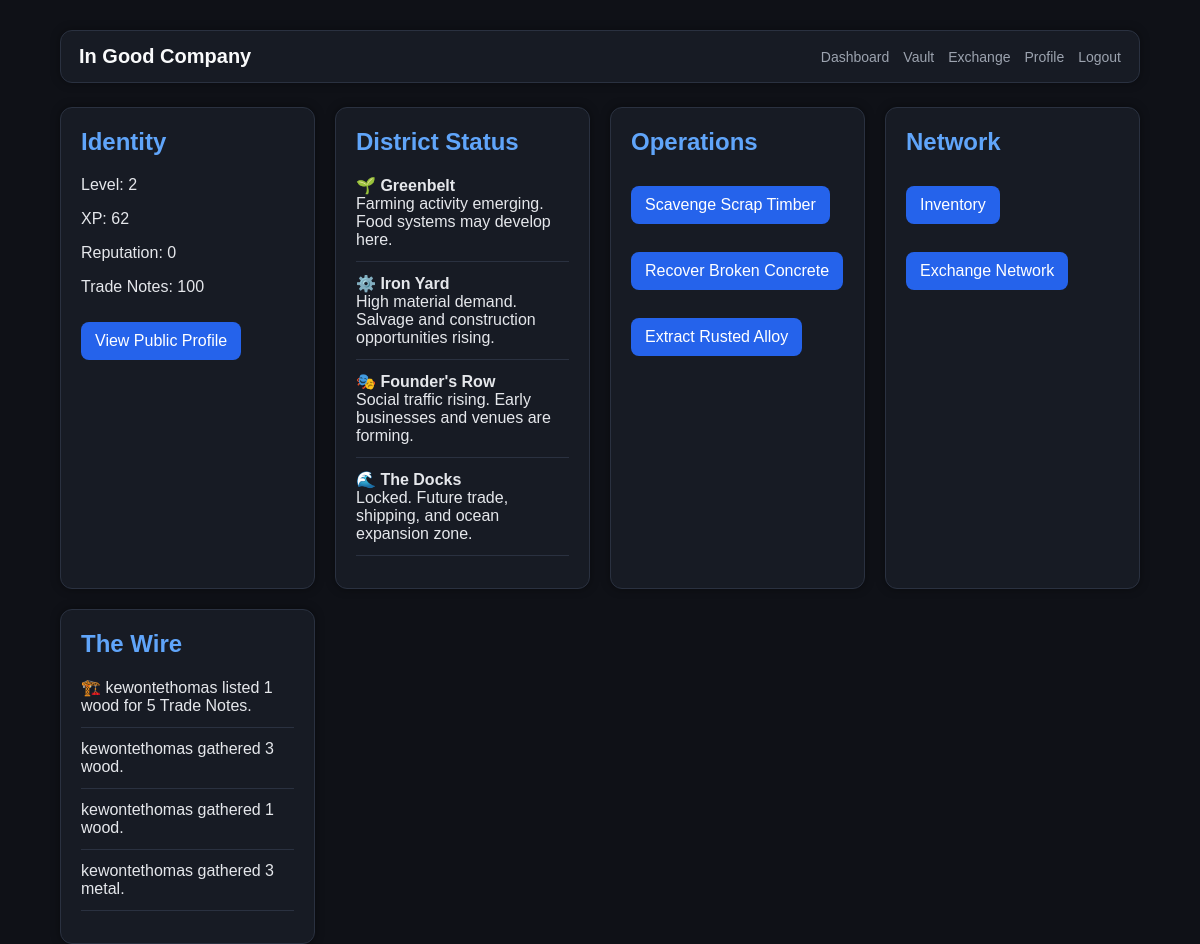
Page /dashboard (signed in) on the earlier database version.
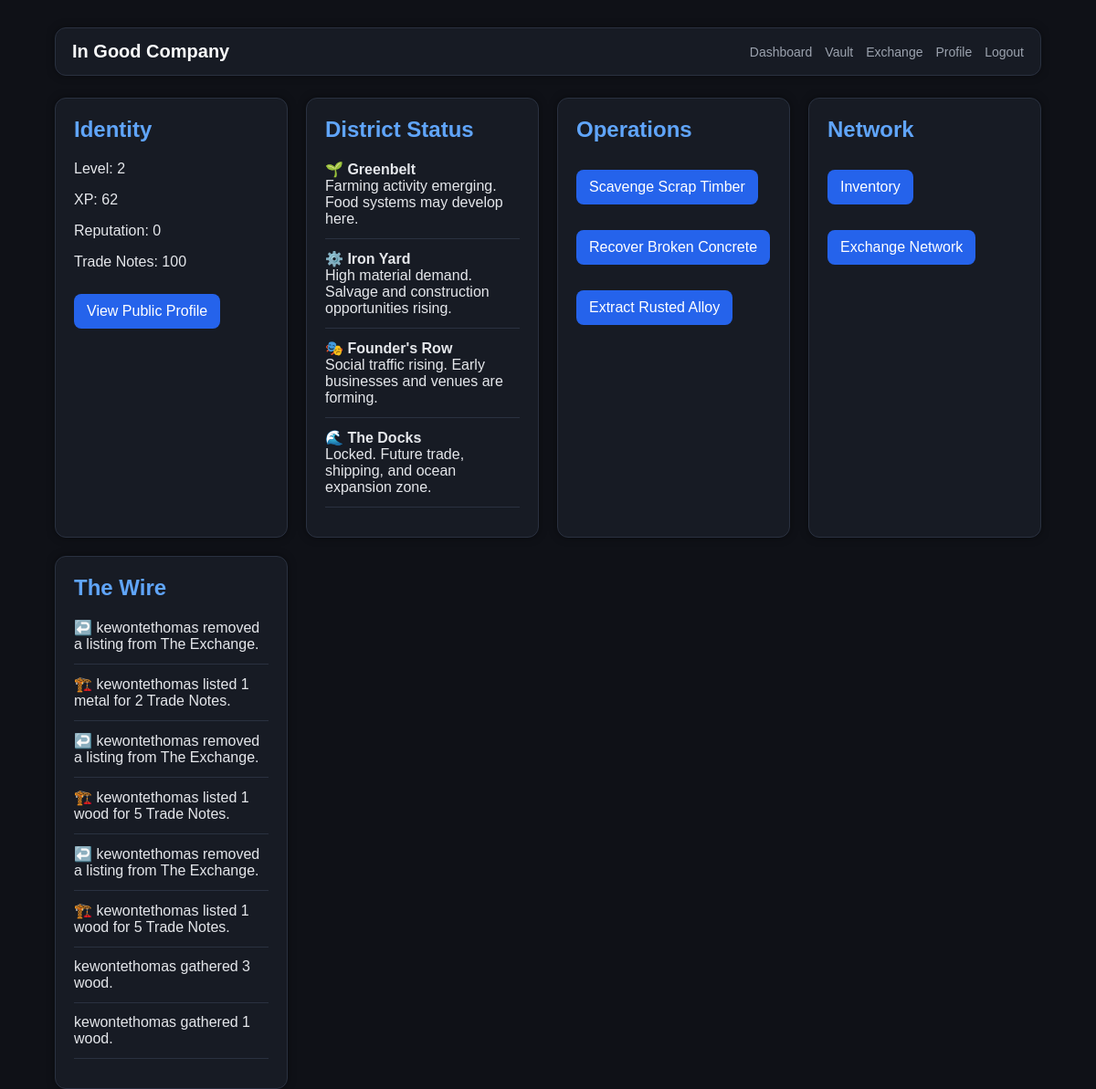
Same page on the later database version.
### models/user.py (models this page shows)
class User(UserMixin, db.Model):
    id = db.Column(db.Integer, primary_key=True)
    username = db.Column(db.String(80), unique=True, nullable=False)
    password_hash = db.Column(db.String(255), nullable=False)
    coins = db.Column(db.Integer, default=100)
    xp = db.Column(db.Integer, default=0)
    level = db.Column(db.Integer, default=1)
    reputation = db.Column(db.Integer, default=0)
    last_gather_time = db.Column(db.DateTime, nullable=True)

### models/world_event.py (models this page shows)
class WorldEvent(db.Model):
    id = db.Column(db.Integer, primary_key=True)
    message = db.Column(
        db.String(255),
        nullable=False
    )
    created_at = db.Column(
        db.DateTime,
        server_default=db.func.now()
    )

### app.py (the view)
@app.route("/dashboard")
@login_required
def dashboard():
    events = WorldEvent.query.order_by(
        WorldEvent.created_at.desc()
    ).limit(8).all()
    return render_template(
        "dashboard.html",
        user=current_user,
        events=events
    )

### app.py (called while the page is built)
@login_manager.user_loader
def load_user(user_id):
    return User.query.get(int(user_id))

### templates/dashboard.html (shortened to what this page needs)
<!DOCTYPE html>
<html>
<head>
    <link rel="stylesheet" href="/static/style.css">
</head>
<body>
    <div class="container">
        <div class="nav">
            <div class="nav-brand">
                In Good Company
            </div>
            <div class="nav-links">
                <a href="/dashboard">Dashboard</a>
                <a href="/inventory">Vault</a>
                <a href="/market">Exchange</a>
                <a href="/player/{{ current_user.username }}">Profile</a>
                <a href="/logout">Logout</a>
            </div>
        </div>
        <div class="grid">
            <div class="card">
                <h2>Identity</h2>
                <p>Level: {{ user.level }}</p>
                <p>XP: {{ user.xp }}</p>
                <p>Reputation: {{ user.reputation }}</p>
                <p>Trade Notes: {{ user.coins }}</p>
                <a class="button" href="/player/{{ user.username }}">
                    View Public Profile
                </a>
            </div>
            <div class="card">
                <h2>District Status</h2>
                <div class="feed-item">
                    🌱 <strong>Greenbelt</strong><br>
                    Farming activity emerging. Food systems may develop here.
                </div>
                <div class="feed-item">
                    ⚙️ <strong>Iron Yard</strong><br>
                    High material demand. Salvage and construction opportunities rising.
                </div>
                <div class="feed-item">
                    🎭 <strong>Founder's Row</strong><br>
                    Social traffic rising. Early businesses and venues are forming.
                </div>
                <div class="feed-item">
                    🌊 <strong>The Docks</strong><br>
                    Locked. Future trade, shipping, and ocean expansion zone.
                </div>
            </div>
            <div class="card">
                <h2>Operations</h2>
                <a class="button" href="/gather/wood">
                    Scavenge Scrap Timber
                </a>
                <br><br>
                <a class="button" href="/gather/stone">
                    Recover Broken Concrete
                </a>
                <br><br>
                <a class="button" href="/gather/metal">
                    Extract Rusted Alloy
                </a>
            </div>
            <div class="card">
                <h2>Network</h2>
                <a class="button" href="/inventory">
                    Inventory
                </a>
                <br><br>
                <a class="button" href="/market">
                    Exchange Network
                </a>
            </div>
            <div class="card">
                <h2>The Wire</h2>
                {% for event in events %}
                <div class="feed-item">
                    {{ event.message }}
                </div>
                {% endfor %}
            </div>
        </div>
    </div>
</body>
</html>

### static/style.css (style rules this page uses)
body { background-color: #0f1117; color: #e5e7eb; font-family: Arial, sans-serif; margin: 0; padding: 0; }
.nav { display: flex; justify-content: space-between; align-items: center; background-color: #171b24; border: 1px solid #2a3140; border-radius: 12px; padding: 14px 18px; margin-bottom: 24px; box-shadow: 0 0 10px rgba(0,0,0,0.35); }
.nav-brand { font-size: 20px; font-weight: bold; color: #f9fafb; }
.nav-links { display: flex; gap: 14px; flex-wrap: wrap; }
.nav-links a { color: #9ca3af; text-decoration: none; font-size: 14px; }
.container { width: 90%; max-width: 1200px; margin: auto; padding-top: 30px; }
.grid { display: grid; grid-template-columns: repeat(auto-fit, minmax(250px, 1fr)); gap: 20px; }
.card, .item-card { background-color: #171b24; border: 1px solid #2a3140; border-radius: 12px; padding: 20px; box-shadow: 0 0 10px rgba(0,0,0,0.4); }
.card h2 { margin-top: 0; color: #60a5fa; }
.button { display: inline-block; margin-top: 10px; padding: 10px 14px; background-color: #2563eb; color: white; text-decoration: none; border-radius: 8px; }
.feed-item { margin-bottom: 12px; padding-bottom: 12px; border-bottom: 1px solid #2a3140; }

Differences in the rows shown:
no longer on this page (row unchanged): WorldEvent: message "kewontethomas gathered 3 metal."
added WorldEvent: message "↩️ kewontethomas removed a listing from The Exchange."
added WorldEvent: message "🏗️ kewontethomas listed 1 metal for 2 Trade Notes."
added WorldEvent: message "↩️ kewontethomas removed a listing from The Exchange."
added WorldEvent: message "🏗️ kewontethomas listed 1 wood for 5 Trade Notes."
added WorldEvent: message "↩️ kewontethomas removed a listing from The Exchange."
